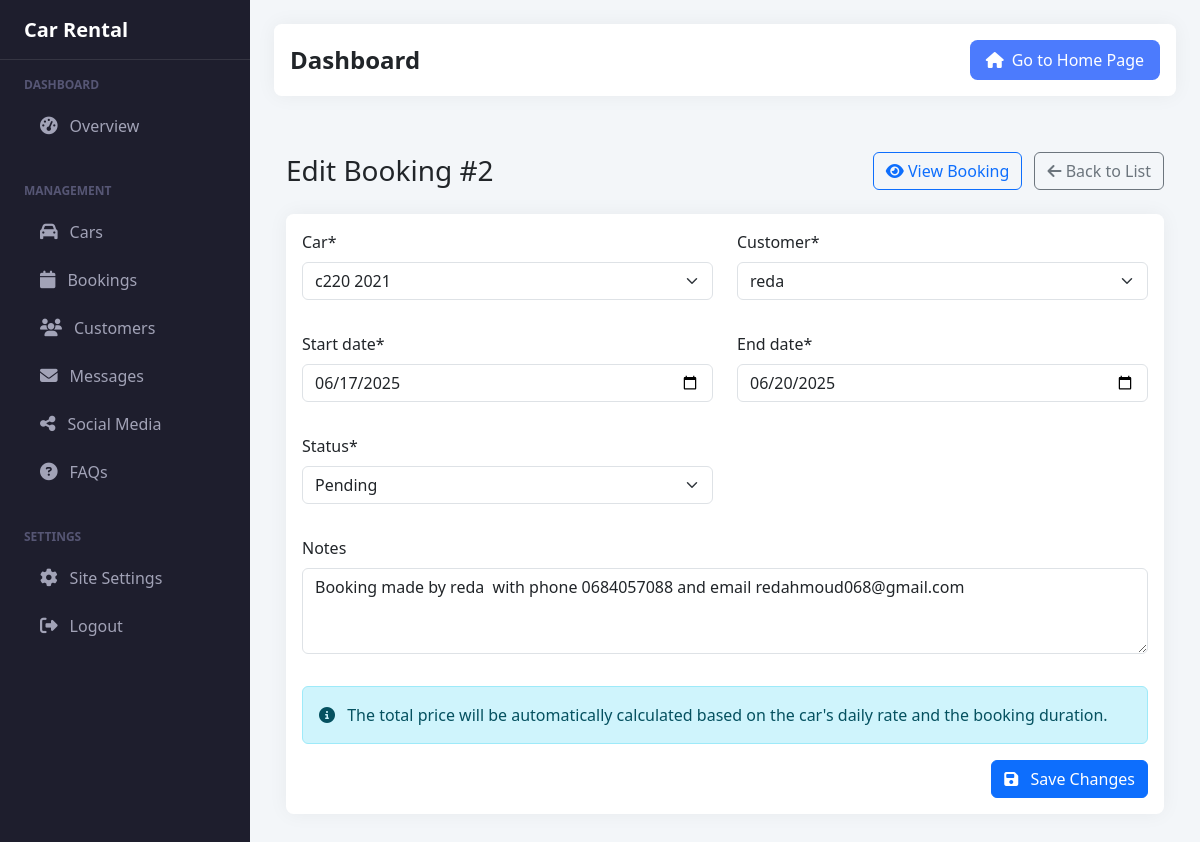
/dashboard/bookings/2/edit/ (signed in), run on the app's committed database.
### rentals/models.py (models this page shows, shortened)
class Booking(models.Model):
    STATUS_CHOICES = [
        ('pending', 'Pending'),
        ('confirmed', 'Confirmed'),
        ('cancelled', 'Cancelled'),
        ('completed', 'Completed'),
    ]
    car = models.ForeignKey(Car, on_delete=models.CASCADE, related_name='bookings')
    customer = models.ForeignKey(Customer, on_delete=models.CASCADE, related_name='bookings')
    start_date = models.DateField()
    end_date = models.DateField()
    total_price = models.DecimalField(max_digits=10, decimal_places=2)
    status = models.CharField(max_length=20, choices=STATUS_CHOICES, default='pending')
    created_at = models.DateTimeField(auto_now_add=True)
    updated_at = models.DateTimeField(auto_now=True)
    notes = models.TextField(blank=True)
    class Meta:
        ordering = ['-created_at']

### rentals/views.py (the view)
# urls.py: path('dashboard/bookings/<int:pk>/edit/', views.admin_edit_booking, name='admin_edit_booking'),
@login_required
def admin_edit_booking(request, pk):
    if not request.user.is_staff:
        return redirect('home')
    booking = get_object_or_404(Booking, pk=pk)
    if request.method == 'POST':
        form = BookingForm(request.POST, instance=booking)
        if form.is_valid():
            booking = form.save(commit=False)
            days = (booking.end_date - booking.start_date).days + 1  # Include the pickup day
            booking.total_price = booking.car.price_per_day * days
            booking.save()
            messages.success(request, f'Booking #{booking.id} has been updated successfully!')
            return redirect('admin_bookings_list')
    else:
        form = BookingForm(instance=booking)
    context = {
        'form': form,
        'booking': booking,
    }
    return render(request, 'rentals/admin/booking_form.html', context)

### rentals/forms.py
class BookingForm(forms.ModelForm):
    class Meta:
        model = Booking
        fields = ['car', 'customer', 'start_date', 'end_date', 'status', 'notes']
        widgets = {
            'start_date': forms.DateInput(attrs={'type': 'date'}),
            'end_date': forms.DateInput(attrs={'type': 'date'}),
            'notes': forms.Textarea(attrs={'rows': 3}),
        }

### rentals/context_processors.py (called while the page is built)
def site_settings(request):
    return {
        'site_settings': SiteSettings.get_settings()
    }

def social_media_links(request):
    return {
        'social_media_links': SocialMedia.objects.filter(is_active=True)
    }

def faqs(request):
    return {
        'global_faqs': FAQ.objects.filter(is_active=True).order_by('order', 'id')[:5]
    }

### rentals/models.py (called while the page is built)
    def __str__(self):
        return f"{self.brand} {self.model}"

    def __str__(self):
        return f"{self.user.get_full_name() or self.user.username}"

    @classmethod
    def get_settings(cls):
        return cls.objects.first() or cls.objects.create()

### templates/rentals/admin/booking_form.html (shortened to what this page needs)
{% extends 'rentals/admin/base.html' %}
{% load crispy_forms_tags %}
{% block content %}
<div class="container-fluid py-4">
    <div class="d-flex justify-content-between align-items-center mb-4">
        <h1 class="h3 mb-0">Edit Booking #{{ booking.id }}</h1>
        <div>
            <a href="{% url 'admin_view_booking' booking.id %}" class="btn btn-outline-primary">
                <i class="fas fa-eye"></i> View Booking
            </a>
            <a href="{% url 'admin_bookings_list' %}" class="btn btn-outline-secondary ms-2">
                <i class="fas fa-arrow-left"></i> Back to List
            </a>
        </div>
    </div>
    <div class="card">
        <div class="card-body">
            <form method="post">
                <div class="row">
                    <div class="col-md-6 mb-3">
                        {{ form.car|as_crispy_field }}
                    </div>
                    <div class="col-md-6 mb-3">
                        {{ form.customer|as_crispy_field }}
                    </div>
                </div>
                <div class="row">
                    <div class="col-md-6 mb-3">
                        {{ form.start_date|as_crispy_field }}
                    </div>
                    <div class="col-md-6 mb-3">
                        {{ form.end_date|as_crispy_field }}
                    </div>
                </div>
                <div class="row">
                    <div class="col-md-6 mb-3">
                        {{ form.status|as_crispy_field }}
                    </div>
                </div>
                <div class="row">
                    <div class="col-12 mb-3">
                        {{ form.notes|as_crispy_field }}
                    </div>
                </div>
                <div class="alert alert-info">
                    <i class="fas fa-info-circle me-2"></i>
                    The total price will be automatically calculated based on the car's daily rate and the booking duration.
                </div>
                <div class="d-flex justify-content-end">
                    <button type="submit" class="btn btn-primary">
                        <i class="fas fa-save me-2"></i> Save Changes
                    </button>
                </div>
            </form>
        </div>
    </div>
</div>
{% endblock %}

### templates/rentals/admin/base.html (style rules this page uses)
:root { --sidebar-width: 250px; --header-height: 60px; --primary-color: #4C7BFD; --sidebar-bg: #1E1E2D; --sidebar-color: #A2A3B7; --sidebar-hover: #2A2A3C; }
body { min-height: 100vh; background-color: #F3F6F9; }
.card { border: none; border-radius: 0.475rem; box-shadow: 0 0 20px rgba(0,0,0,0.05); }

### data on the page
Booking: id "2", car "c220 2021", customer "reda", start_date "06/17/2025", end_date "06/20/2025", status "Pending", notes "Booking made by reda with phone 0684057088 and email redahmoud068@gmail.com"

### other printed values
{{ site_settings.site_name|default:"Car Rental" }} "Car Rental"
